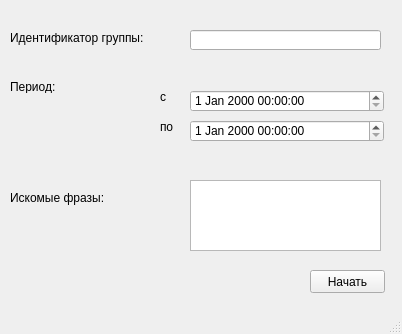
<?xml version="1.0" encoding="UTF-8"?>
<ui version="4.0">
 <class>MainWindow</class>
 <widget class="QMainWindow" name="MainWindow">
  <property name="geometry">
   <rect>
    <x>0</x>
    <y>0</y>
    <width>402</width>
    <height>334</height>
   </rect>
  </property>
  <property name="windowTitle">
   <string>MainWindow</string>
  </property>
  <widget class="QWidget" name="centralwidget">
   <widget class="QPushButton" name="pushButton">
    <property name="geometry">
     <rect>
      <x>310</x>
      <y>270</y>
      <width>75</width>
      <height>23</height>
     </rect>
    </property>
    <property name="text">
     <string>Начать</string>
    </property>
   </widget>
   <widget class="QLabel" name="label">
    <property name="geometry">
     <rect>
      <x>10</x>
      <y>30</y>
      <width>151</width>
      <height>16</height>
     </rect>
    </property>
    <property name="text">
     <string>Идентификатор группы:</string>
    </property>
   </widget>
   <widget class="QLineEdit" name="lineEdit">
    <property name="geometry">
     <rect>
      <x>190</x>
      <y>30</y>
      <width>191</width>
      <height>20</height>
     </rect>
    </property>
   </widget>
   <widget class="QLabel" name="label_2">
    <property name="geometry">
     <rect>
      <x>10</x>
      <y>80</y>
      <width>47</width>
      <height>13</height>
     </rect>
    </property>
    <property name="text">
     <string>Период:</string>
    </property>
   </widget>
   <widget class="QLabel" name="label_3">
    <property name="geometry">
     <rect>
      <x>160</x>
      <y>90</y>
      <width>47</width>
      <height>13</height>
     </rect>
    </property>
    <property name="text">
     <string>с</string>
    </property>
   </widget>
   <widget class="QDateTimeEdit" name="dateTimeEdit">
    <property name="geometry">
     <rect>
      <x>190</x>
      <y>90</y>
      <width>194</width>
      <height>22</height>
     </rect>
    </property>
   </widget>
   <widget class="QLabel" name="label_4">
    <property name="geometry">
     <rect>
      <x>160</x>
      <y>120</y>
      <width>47</width>
      <height>13</height>
     </rect>
    </property>
    <property name="text">
     <string>по</string>
    </property>
   </widget>
   <widget class="QDateTimeEdit" name="dateTimeEdit_2">
    <property name="geometry">
     <rect>
      <x>190</x>
      <y>120</y>
      <width>194</width>
      <height>22</height>
     </rect>
    </property>
   </widget>
   <widget class="QLabel" name="label_5">
    <property name="geometry">
     <rect>
      <x>10</x>
      <y>190</y>
      <width>131</width>
      <height>16</height>
     </rect>
    </property>
    <property name="text">
     <string>Искомые фразы:</string>
    </property>
   </widget>
   <widget class="QTextEdit" name="textEdit">
    <property name="geometry">
     <rect>
      <x>190</x>
      <y>180</y>
      <width>191</width>
      <height>71</height>
     </rect>
    </property>
   </widget>
  </widget>
  <widget class="QMenuBar" name="menubar">
   <property name="geometry">
    <rect>
     <x>0</x>
     <y>0</y>
     <width>402</width>
     <height>21</height>
    </rect>
   </property>
  </widget>
  <widget class="QStatusBar" name="statusbar"/>
 </widget>
 <resources/>
 <connections/>
</ui>
